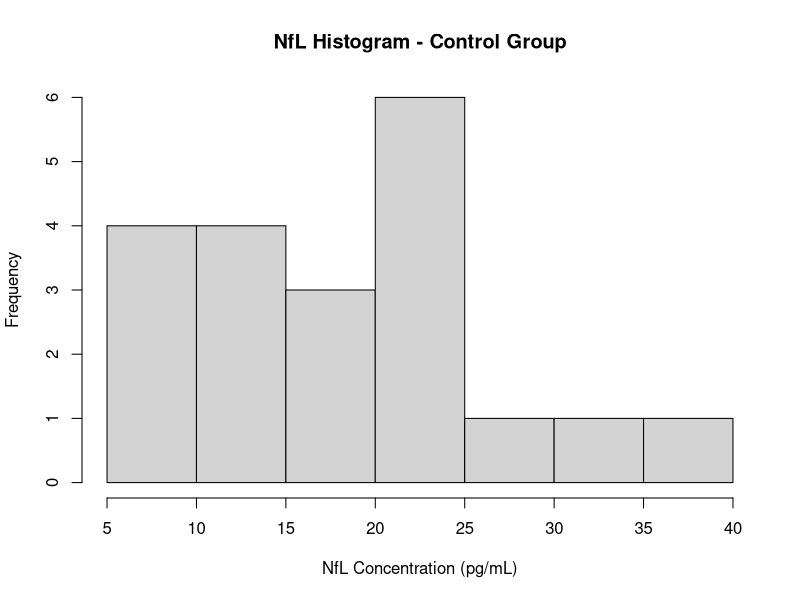
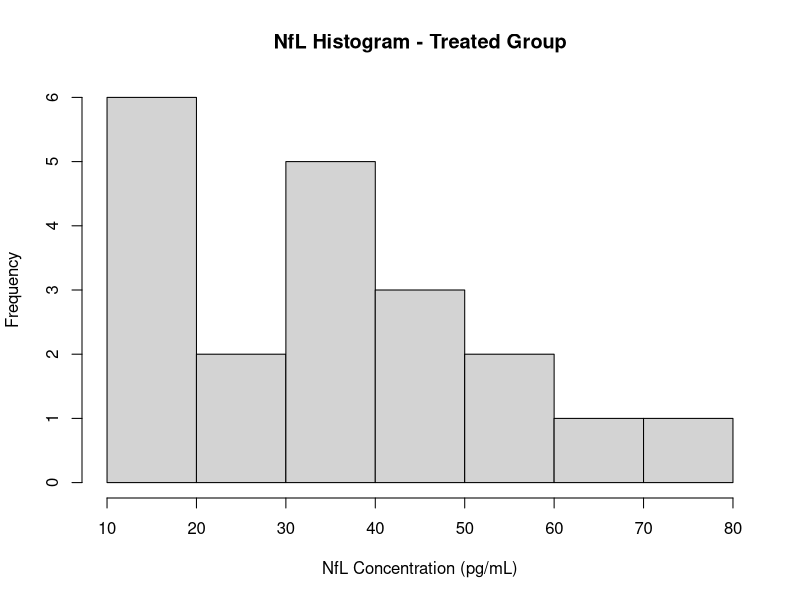
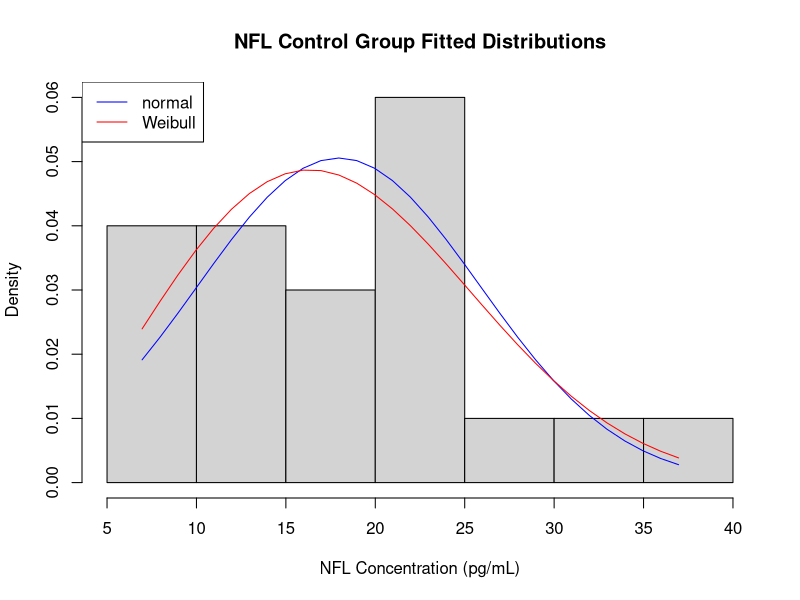
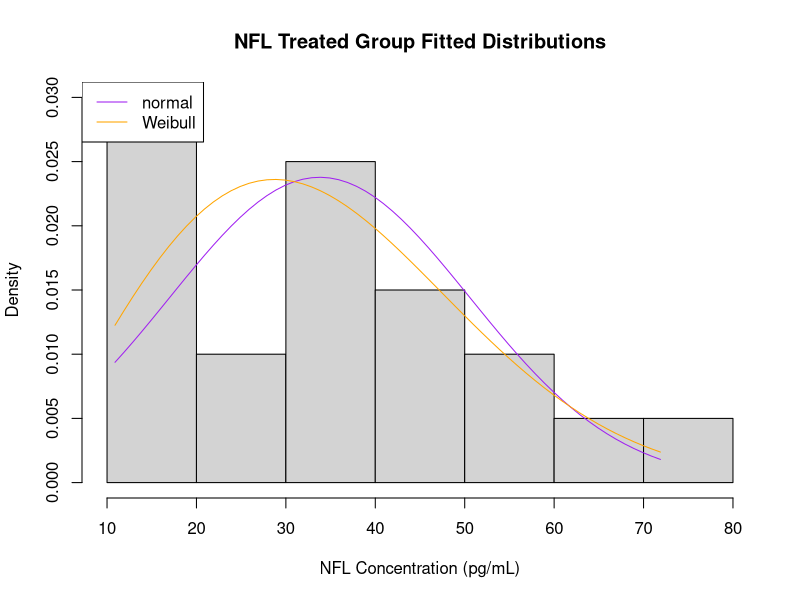
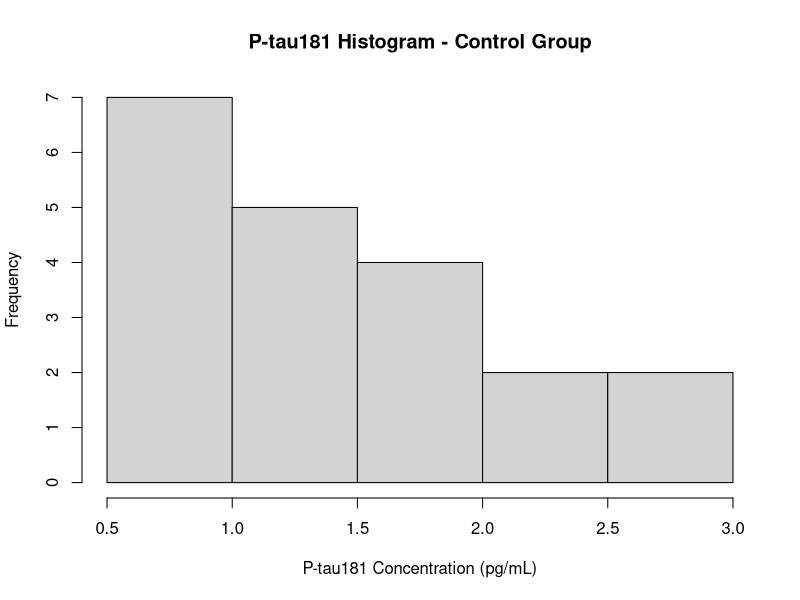
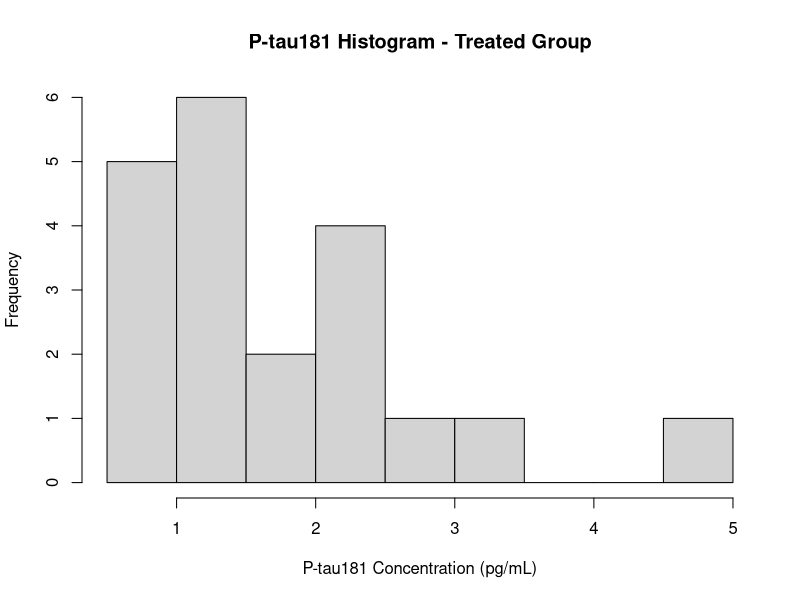
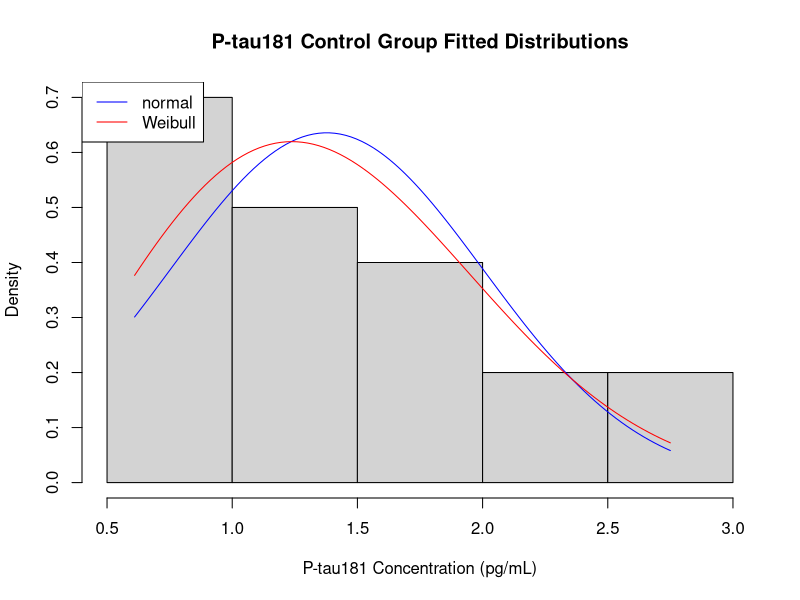
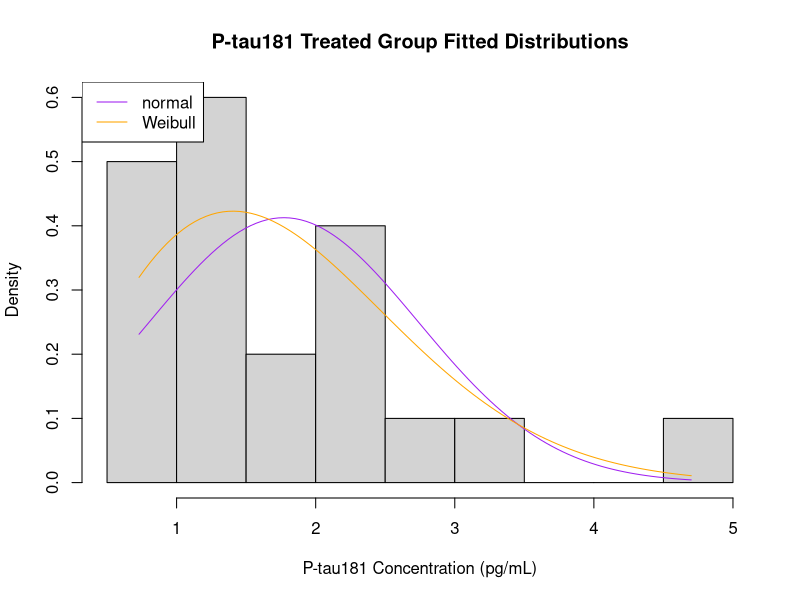

Write the R code that produced these figures, in order.
# Install packages
install.packages("tidyverse")
install.packages("car")
install.packages("ggplot2")
install.packages("fitdistrplus")

# Import packages
library(readr)
library(car)
library(dplyr)
library(MASS)
library(tidyverse)
library(ggplot2)
library(fitdistrplus)

data <- read.csv("data/Data_T1.csv")

# Examine data structure
head(data)
summary(data)

NFL_group_0 = data$NFL[data$GROUP == 0]
NFL_group_1 = data$NFL[data$GROUP == 1]

PTAU181_group_0 = data$PTAU181[data$GROUP == 0]
PTAU181_group_1 = data$PTAU181[data$GROUP == 1]


# ------------------------- Visualise NfL -------------------------------------

# Histograms with counts
hist(NFL_group_0, main = "NfL Histogram - Control Group", xlab = "NfL Concentration (pg/mL)")
hist(NFL_group_1, main = "NfL Histogram - Treated Group", xlab = "NfL Concentration (pg/mL)")

# Do fitted distributions for group 0 
normal_params_0 <- fitdistr(NFL_group_0, "normal")
normal_params_0      # Added for visualisation
weibull_params_0 <- fitdistr(NFL_group_0, "weibull")
weibull_params_0     # Added for visualisation

# Fit the NFL data to the Weibull distribution
weibull_params_0 <- fitdistr(NFL_group_0, "weibull")
weibull_params_0     # Added for visualisation

# Do fitted distributions for group 0 
height_min <- min(NFL_group_0)
height_max <- max(NFL_group_0)
x_pdf <- seq(height_min, height_max, 1)

# Sample from the pdfs using the parameter estimates
y_norm <- dnorm(x_pdf,
                mean = normal_params_0$estimate["mean"],
                sd   = normal_params_0$estimate["sd"])

y_weib <- dweibull(x_pdf,
                   shape = weibull_params_0$estimate["shape"],
                   scale = weibull_params_0$estimate["scale"])

# Plot the histogram and lines
hist(NFL_group_0, freq = FALSE, xlab = "NFL Concentration (pg/mL)", ylab = "Density", main = "NFL Control Group Fitted Distributions")
lines(x_pdf, y_norm, col="blue")
lines(x_pdf, y_weib, col="red")
legend(x = "topleft", c("normal","Weibull"), col=c("blue","red"), lty = 1, cex = 1)

# Do fitted distributions for group 1 
normal_params_1 <- fitdistr(NFL_group_1, "normal")
normal_params_1      # Added for visualisation
weibull_params_1 <- fitdistr(NFL_group_1, "weibull")
weibull_params_1     # Added for visualisation

height_min <- min(NFL_group_1)
height_max <- max(NFL_group_1)
x_pdf <- seq(height_min, height_max, 1)

# Sample from the pdfs using the parameter estimates
y_norm <- dnorm(x_pdf, 
                normal_params_1$estimate["mean"], 
                normal_params_1$estimate["sd"])
y_weib <- dweibull(x_pdf, 
                   weibull_params_1$estimate["shape"], 
                   weibull_params_1$estimate["scale"])


# Plot the histogram and lines
hist(NFL_group_1, freq = FALSE, xlab = "NFL Concentration (pg/mL)", ylab = "Density", main = "NFL Treated Group Fitted Distributions")
lines(x_pdf, y_norm, col="purple")
lines(x_pdf, y_weib, col="orange")
legend(x = "topleft", c("normal","Weibull"), col=c("purple","orange"), lty = 1, cex = 1)


# ------------------------- Visualise P-tau181 --------------------------------

# Histograms with counts
hist(PTAU181_group_0, main = "P-tau181 Histogram - Control Group", xlab = "P-tau181 Concentration (pg/mL)")
hist(PTAU181_group_1, main = "P-tau181 Histogram - Treated Group", xlab = "P-tau181 Concentration (pg/mL)")

# Fit the P-tau181 data to the normal distribution
normal_params_0 <- fitdistr(PTAU181_group_0, "normal")
normal_params_1 <- fitdistr(PTAU181_group_1, "normal")
normal_params_0      # Added for visualisation
normal_params_1      # Added for visualisation

# Do fitted distributions for group 0 
height_min <- min(PTAU181_group_0)
height_max <- max(PTAU181_group_0)
x_pdf <- seq(height_min, height_max, length.out = 100)


weibull_params_0 <- fitdistr(PTAU181_group_0, "weibull")
# Then we sample from the pdfs using the parameter estimates
y_norm <- dnorm(x_pdf,
                mean = normal_params_0$estimate["mean"],
                sd   = normal_params_0$estimate["sd"])

y_weib <- dweibull(x_pdf,
                   shape = weibull_params_0$estimate["shape"],
                   scale = weibull_params_0$estimate["scale"])

# Plot the histogram and lines
hist(PTAU181_group_0, freq = FALSE, xlab = "P-tau181 Concentration (pg/mL)", ylab = "Density", main = "P-tau181 Control Group Fitted Distributions")
lines(x_pdf, y_norm, col="blue")
lines(x_pdf, y_weib, col="red")
legend(x = "topleft", c("normal","Weibull"), col=c("blue","red"), lty = 1, cex = 1)

# Do fitted distributions for group 1 
height_min <- min(PTAU181_group_1)
height_max <- max(PTAU181_group_1)
x_pdf <- seq(height_min, height_max, length.out = 100)

weibull_params_1 <- fitdist(PTAU181_group_1, "weibull")
# Then we sample from the pdfs using the parameter estimates
y_norm <- dnorm(x_pdf, 
                normal_params_1$estimate["mean"], 
                normal_params_1$estimate["sd"])
y_weib <- dweibull(x_pdf, 
                   weibull_params_1$estimate["shape"], 
                   weibull_params_1$estimate["scale"])


# Plot the histogram and lines
hist(PTAU181_group_1, freq = FALSE, xlab = "P-tau181 Concentration (pg/mL)", ylab = "Density", main = "P-tau181 Treated Group Fitted Distributions")
lines(x_pdf, y_norm, col="purple")
lines(x_pdf, y_weib, col="orange")
legend(x = "topleft", c("normal","Weibull"), col=c("purple","orange"), lty = 1, cex = 1)


# ----------------- More visualisation of the groups ---------------------------

boxplot(NFL ~ GROUP, data = data, main = "NfL - both groups")
boxplot(PTAU181 ~ GROUP, data = data, main = "P-tau181 - both groups")

qqPlot(NFL_group_0, main = "NfL - Control Group")
qqPlot(NFL_group_1, main = "NfL - Treated Group")

qqPlot(PTAU181_group_0, main = "P-tau181 - Control Group")
qqPlot(PTAU181_group_1, main = "P-tau181 - Treated Group")

# ---------------- Statistical analysis ----------------------------------------

# Test for normality
shapiro.test(NFL_group_0)
shapiro.test(NFL_group_1)
shapiro.test(PTAU181_group_0)
shapiro.test(PTAU181_group_1)

# T-test for NfL (normal)
var.test(NFL ~ GROUP, data = data)
t.test(NFL ~ GROUP, data = data, var.equal = FALSE) # Welch's t-test bc unequal variances

# Wilcoxon test for P-tau181 (not normal)
wilcox.test(PTAU181 ~ GROUP, data = data)

# Log-transform + t-test for P-tau181
log_PTAU181_group_0 <- log(PTAU181_group_0)
log_PTAU181_group_1 <- log(PTAU181_group_1)

shapiro.test(log_PTAU181_group_0)
shapiro.test(log_PTAU181_group_1)

var.test(log_PTAU181_group_0, log_PTAU181_group_1)
t.test(log_PTAU181_group_0, log_PTAU181_group_1, var.equal = TRUE) # Student's t-test bc equal variances


# --------------- Correlation --------------------------------------------------

# Correlation test. Filter only Group 0 (Control participants)
group0 <- subset(data, GROUP == 0)

# Scatter plot with regression line
ggplot(group0, aes(x = NFL, y = PTAU181)) +
  geom_point(color = "red", size = 3) +
  geom_smooth(method = "lm", se = TRUE, color = "black") +
  labs(
    title = "Correlation between NFL and P-tau181 (Group 0: Control)",
    x = "NFL (pg/mL)",
    y = "P-tau181 (pg/mL)"
  ) +
  theme_minimal(base_size = 14)

# Pearson correlation
cor(group0$NFL, group0$PTAU181, method = "pearson")

# Correlation test. Filter only Group 1 (AD participants)
group1 <- subset(data, GROUP == 1)

# Scatter plot with regression line
ggplot(group1, aes(x = NFL, y = PTAU181)) +
  geom_point(color = "red", size = 3) +
  geom_smooth(method = "lm", se = TRUE, color = "black") +
  labs(
    title = "Correlation between NFL and P-tau181 (Group 1: AD)",
    x = "NFL (pg/mL)",
    y = "P-tau181 (pg/mL)"
  ) +
  theme_minimal(base_size = 14)

# Pearson correlation
cor(group1$NFL, group1$PTAU181, method = "pearson")

# Correlation test. Scatter plot for ALL participants (Group 0 + Group 1 together)
ggplot(data, aes(x = NFL, y = PTAU181)) +
  geom_point(color = "blue", size = 3) +
  geom_smooth(method = "lm", se = TRUE, color = "black") +
  labs(
    title = "Correlation between NFL and P-tau181 (All Participants)",
    x = "NFL (pg/mL)",
    y = "P-tau181 (pg/mL)"
  ) +
  theme_minimal(base_size = 14)

# Pearson correlation across all participants
cor(data$NFL, data$PTAU181, method = "pearson")
